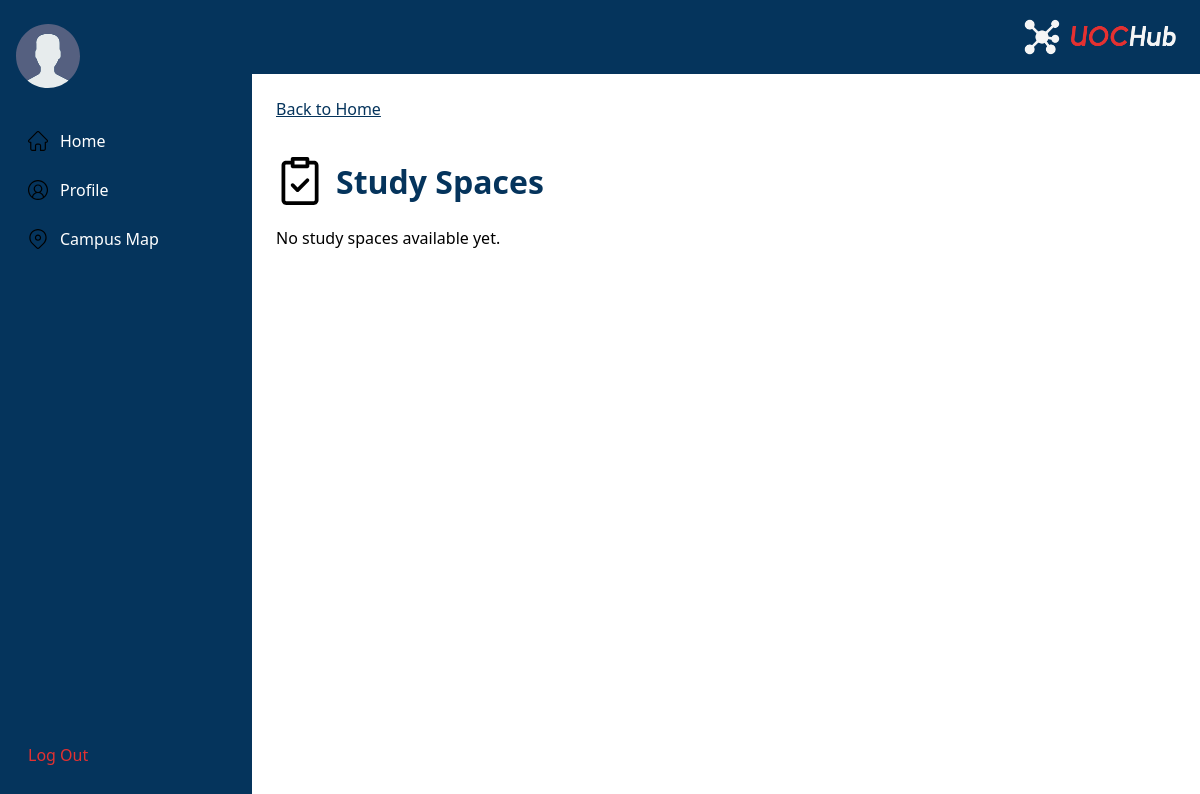
Before: /study-spaces/ with the older database file.
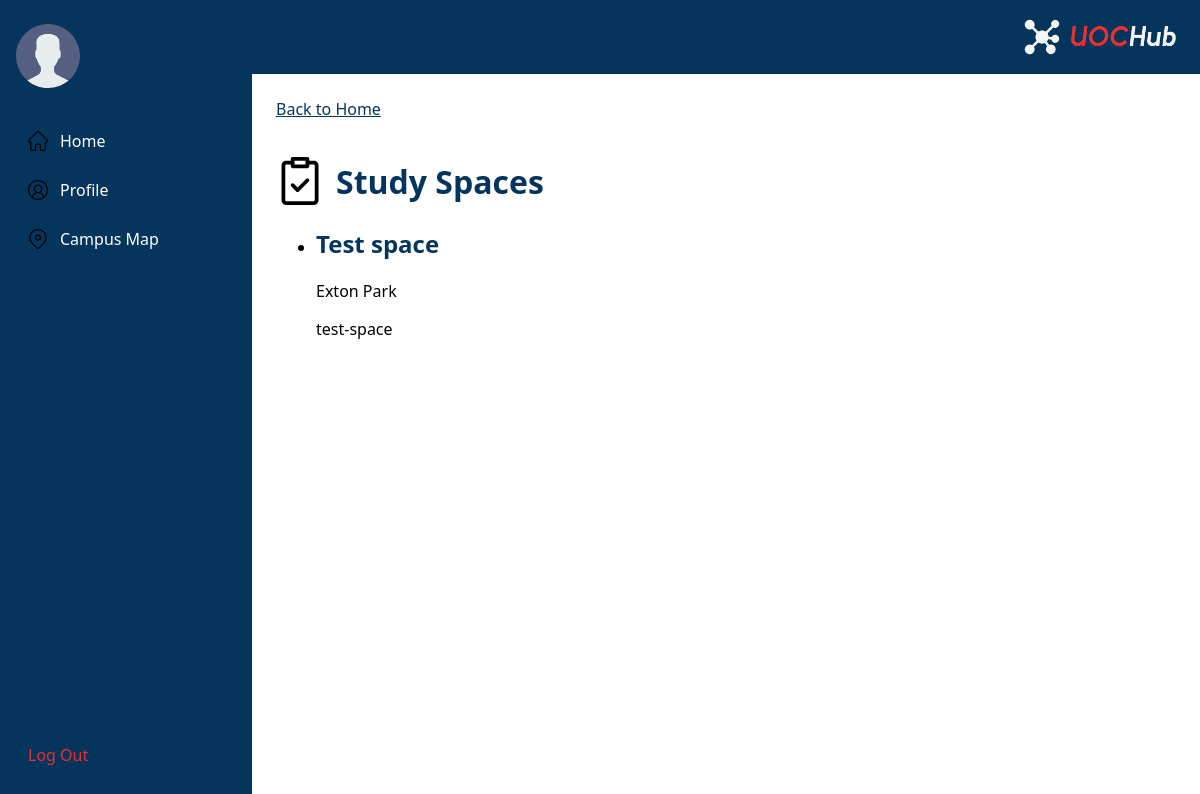
After: the same page with the newer database file.
### core/models.py (models this page shows, shortened)
class StudySpace(models.Model):
    name = models.CharField(max_length=100)
    slug = models.SlugField(unique=True)
    building = models.ForeignKey(
        Building, on_delete=models.CASCADE, related_name="study_spaces"
    )
    description = models.TextField(blank=True)

class Building(models.Model):
    name = models.CharField(max_length=100)
    slug = models.SlugField(unique=True)
    description = models.TextField(blank=True)

### core/views.py (the view)
# urls.py: path("study-spaces/", views.study_spaces, name="study-spaces"),
def study_spaces(request):
    spaces = StudySpace.objects.select_related("building").all()
    return render(
        request,
        "core/study_spaces.html",
        {"title": "Study Spaces", "spaces": spaces},
    )

### core/templates/core/study_spaces.html
{% extends "core/base.html" %}
{% load static %}
{% block content %}
<a class="back-link" href="{% url 'home' %}">Back to Home</a>
<h1 class="page-title">
    <img class="page-icon" src="{% static 'icons/study-spaces.svg' %}" alt="">
    Study Spaces
</h1>
{% if spaces %}
<ul>
    {% for space in spaces %}
    <li>
        <h2>{{ space.name }}</h2>
        <p>{{ space.building.name }}</p>
        {% if space.description %}<p>{{ space.description }}</p>{% endif %}
    </li>
    {% endfor %}
</ul>
{% else %}
<p>No study spaces available yet.</p>
{% endif %}
{% endblock %}

Changed rows visible on the page:
added StudySpace: name "Test space", building.name "Exton Park", description "test-space"
Other visible differences:
text no longer shown: "No study spaces available yet."
